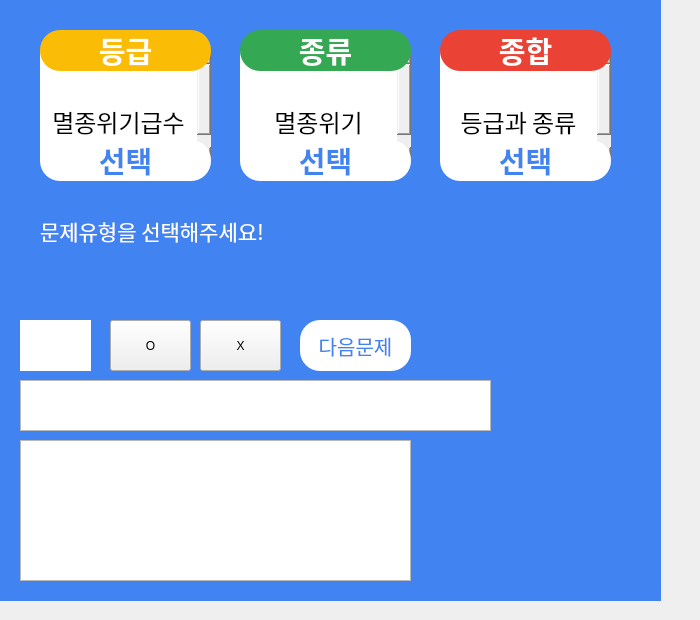
     <widget class="QWidget" name="page_9">
      <widget class="QLabel" name="testlist">
       <property name="geometry">
        <rect>
         <x>40</x>
         <y>200</y>
         <width>611</width>
         <height>61</height>
        </rect>
       </property>
       <property name="font">
        <font>
         <family>배달의민족 한나체 Pro</family>
         <pointsize>16</pointsize>
        </font>
       </property>
       <property name="styleSheet">
        <string notr="true">
color:rgb(255,255,255);</string>
       </property>
       <property name="text">
        <string>문제유형을 선택해주세요!</string>
       </property>
      </widget>
      <widget class="QPushButton" name="next_btn">
       <property name="geometry">
        <rect>
         <x>300</x>
         <y>320</y>
         <width>111</width>
         <height>51</height>
        </rect>
       </property>
       <property name="font">
        <font>
         <family>배달의민족 한나체 Pro</family>
         <pointsize>15</pointsize>
        </font>
       </property>
       <property name="styleSheet">
        <string notr="true">background-color:rgb(255,255,255);

color:rgb(65,131,240);
border-radius: 20px;</string>
       </property>
       <property name="text">
        <string>다음문제</string>
       </property>
      </widget>
      <widget class="QPushButton" name="O_btn">
       <property name="geometry">
        <rect>
         <x>110</x>
         <y>320</y>
         <width>81</width>
         <height>51</height>
        </rect>
       </property>
       <property name="text">
        <string>O</string>
       </property>
      </widget>
      <widget class="QPushButton" name="X_btn">
       <property name="geometry">
        <rect>
         <x>200</x>
         <y>320</y>
         <width>81</width>
         <height>51</height>
        </rect>
       </property>
       <property name="text">
        <string>X</string>
       </property>
      </widget>
      <widget class="QLineEdit" name="answer_btn">
       <property name="geometry">
        <rect>
         <x>20</x>
         <y>320</y>
         <width>71</width>
         <height>51</height>
        </rect>
       </property>
       <property name="font">
        <font>
         <family>배달의민족 한나체 Pro</family>
        </font>
       </property>
       <property name="styleSheet">
        <string notr="true">border-style: solid;
</string>
       </property>
      </widget>
      <widget class="QListWidget" name="scoring">
       <property name="geometry">
        <rect>
         <x>20</x>
         <y>380</y>
         <width>471</width>
         <height>51</height>
        </rect>
       </property>
       <property name="font">
        <font>
         <family>배달의민족 한나체 Pro</family>
         <pointsize>11</pointsize>
        </font>
       </property>
      </widget>
      <widget class="QPushButton" name="total_btn">
       <property name="geometry">
        <rect>
         <x>440</x>
         <y>140</y>
         <width>171</width>
         <height>41</height>
        </rect>
       </property>
       <property name="font">
        <font>
         <family>배달의민족 한나체 Pro</family>
         <pointsize>22</pointsize>
         <weight>75</weight>
         <bold>true</bold>
        </font>
       </property>
       <property name="styleSheet">
        <string notr="true">background-color:rgb(255,255,255);

color:rgb(65,131,240);
border-radius: 20px;</string>
       </property>
       <property name="text">
        <string>선택</string>
       </property>
      </widget>
      <widget class="QPushButton" name="grade_btn">
       <property name="geometry">
        <rect>
         <x>40</x>
         <y>140</y>
         <width>171</width>
         <height>41</height>
        </rect>
       </property>
       <property name="font">
        <font>
         <family>배달의민족 한나체 Pro</family>
         <pointsize>22</pointsize>
         <weight>75</weight>
         <bold>true</bold>
        </font>
       </property>
       <property name="styleSheet">
        <string notr="true">background-color:rgb(255,255,255);

color:rgb(65,131,240);
border-radius: 20px;</string>
       </property>
       <property name="text">
        <string>선택</string>
       </property>
      </widget>
      <widget class="QPushButton" name="type_btn">
       <property name="geometry">
        <rect>
         <x>240</x>
         <y>140</y>
         <width>171</width>
         <height>41</height>
        </rect>
       </property>
       <property name="font">
        <font>
         <family>배달의민족 한나체 Pro</family>
         <pointsize>22</pointsize>
         <weight>75</weight>
         <bold>true</bold>
        </font>
       </property>
       <property name="styleSheet">
        <string notr="true">background-color:rgb(255,255,255);

color:rgb(65,131,240);
border-radius: 20px;</string>
       </property>
       <property name="text">
        <string>선택</string>
       </property>
      </widget>
      <widget class="QTextBrowser" name="textBrowser">
       <property name="geometry">
        <rect>
         <x>40</x>
         <y>50</y>
         <width>171</width>
         <height>111</height>
        </rect>
       </property>
       <property name="font">
        <font>
         <family>배달의민족 한나체 Pro</family>
         <pointsize>20</pointsize>
        </font>
       </property>
       <property name="styleSheet">
        <string notr="true">border-style: solid;
border-radius: 10px;</string>
       </property>
       <property name="html">
        <string>&lt;!DOCTYPE HTML PUBLIC &quot;-//W3C//DTD HTML 4.0//EN&quot; &quot;http://www.w3.org/TR/REC-html40/strict.dtd&quot;&gt;
&lt;html&gt;&lt;head&gt;&lt;meta name=&quot;qrichtext&quot; content=&quot;1&quot; /&gt;&lt;style type=&quot;text/css&quot;&gt;
p, li { white-space: pre-wrap; }
&lt;/style&gt;&lt;/head&gt;&lt;body style=&quot; font-family:'배달의민족 한나체 Pro'; font-size:20pt; font-weight:400; font-style:normal;&quot;&gt;
&lt;p align=&quot;center&quot; style=&quot;-qt-paragraph-type:empty; margin-top:0px; margin-bottom:0px; margin-left:0px; margin-right:0px; -qt-block-indent:0; text-indent:0px; font-family:'나눔손글씨 느릿느릿체'; font-size:27pt;&quot;&gt;&lt;br /&gt;&lt;/p&gt;
&lt;p align=&quot;center&quot; style=&quot; margin-top:0px; margin-bottom:0px; margin-left:0px; margin-right:0px; -qt-block-indent:0; text-indent:0px;&quot;&gt;&lt;span style=&quot; font-family:'나눔손글씨 느릿느릿체'; font-size:18pt;&quot;&gt;멸종위기급수에 관하여&lt;/span&gt;&lt;/p&gt;&lt;/body&gt;&lt;/html&gt;</string>
       </property>
      </widget>
      <widget class="QTextBrowser" name="textBrowser_2">
       <property name="geometry">
        <rect>
         <x>240</x>
         <y>50</y>
         <width>171</width>
         <height>111</height>
        </rect>
       </property>
       <property name="font">
        <font>
         <family>배달의민족 한나체 Pro</family>
        </font>
       </property>
       <property name="styleSheet">
        <string notr="true">border-style: solid;
border-radius: 10px;</string>
       </property>
       <property name="html">
        <string>&lt;!DOCTYPE HTML PUBLIC &quot;-//W3C//DTD HTML 4.0//EN&quot; &quot;http://www.w3.org/TR/REC-html40/strict.dtd&quot;&gt;
&lt;html&gt;&lt;head&gt;&lt;meta name=&quot;qrichtext&quot; content=&quot;1&quot; /&gt;&lt;style type=&quot;text/css&quot;&gt;
p, li { white-space: pre-wrap; }
&lt;/style&gt;&lt;/head&gt;&lt;body style=&quot; font-family:'배달의민족 한나체 Pro'; font-size:27pt; font-weight:400; font-style:normal;&quot;&gt;
&lt;p align=&quot;center&quot; style=&quot;-qt-paragraph-type:empty; margin-top:0px; margin-bottom:0px; margin-left:0px; margin-right:0px; -qt-block-indent:0; text-indent:0px; font-family:'나눔손글씨 느릿느릿체';&quot;&gt;&lt;br /&gt;&lt;/p&gt;
&lt;p align=&quot;center&quot; style=&quot; margin-top:0px; margin-bottom:0px; margin-left:0px; margin-right:0px; -qt-block-indent:0; text-indent:0px;&quot;&gt;&lt;span style=&quot; font-family:'나눔손글씨 느릿느릿체'; font-size:18pt;&quot;&gt;멸종위기 종류에 대하여&lt;/span&gt;&lt;/p&gt;&lt;/body&gt;&lt;/html&gt;</string>
       </property>
      </widget>
      <widget class="QTextBrowser" name="textBrowser_3">
       <property name="geometry">
        <rect>
         <x>440</x>
         <y>50</y>
         <width>171</width>
         <height>111</height>
        </rect>
       </property>
       <property name="font">
        <font>
         <family>배달의민족 한나체 Pro</family>
        </font>
       </property>
       <property name="styleSheet">
        <string notr="true">border-style: solid;
border-radius: 10px;</string>
       </property>
       <property name="html">
        <string>&lt;!DOCTYPE HTML PUBLIC &quot;-//W3C//DTD HTML 4.0//EN&quot; &quot;http://www.w3.org/TR/REC-html40/strict.dtd&quot;&gt;
&lt;html&gt;&lt;head&gt;&lt;meta name=&quot;qrichtext&quot; content=&quot;1&quot; /&gt;&lt;style type=&quot;text/css&quot;&gt;
p, li { white-space: pre-wrap; }
&lt;/style&gt;&lt;/head&gt;&lt;body style=&quot; font-family:'배달의민족 한나체 Pro'; font-size:27pt; font-weight:400; font-style:normal;&quot;&gt;
&lt;p align=&quot;center&quot; style=&quot;-qt-paragraph-type:empty; margin-top:0px; margin-bottom:0px; margin-left:0px; margin-right:0px; -qt-block-indent:0; text-indent:0px; font-family:'나눔손글씨 느릿느릿체';&quot;&gt;&lt;br /&gt;&lt;/p&gt;
&lt;p align=&quot;center&quot; style=&quot; margin-top:0px; margin-bottom:0px; margin-left:0px; margin-right:0px; -qt-block-indent:0; text-indent:0px;&quot;&gt;&lt;span style=&quot; font-family:'나눔손글씨 느릿느릿체'; font-size:18pt;&quot;&gt;등급과 종류 종합문제&lt;/span&gt;&lt;/p&gt;&lt;/body&gt;&lt;/html&gt;</string>
       </property>
      </widget>
      <widget class="QLabel" name="label_25">
       <property name="geometry">
        <rect>
         <x>-30</x>
         <y>-10</y>
         <width>691</width>
         <height>611</height>
        </rect>
       </property>
       <property name="styleSheet">
        <string notr="true">background-color:rgb(65,131,240);
color:white;
</string>
       </property>
       <property name="text">
        <string/>
       </property>
      </widget>
      <widget class="QLabel" name="label_26">
       <property name="geometry">
        <rect>
         <x>410</x>
         <y>270</y>
         <width>261</width>
         <height>321</height>
        </rect>
       </property>
       <property name="text">
        <string/>
       </property>
       <property name="pixmap">
        <pixmap>../../Desktop/캡쳐/학생.PNG</pixmap>
       </property>
       <property name="scaledContents">
        <bool>true</bool>
       </property>
      </widget>
      <widget class="QPushButton" name="grade_btn_2">
       <property name="geometry">
        <rect>
         <x>40</x>
         <y>30</y>
         <width>171</width>
         <height>41</height>
        </rect>
       </property>
       <property name="font">
        <font>
         <family>배달의민족 한나체 Pro</family>
         <pointsize>22</pointsize>
         <weight>75</weight>
         <bold>true</bold>
        </font>
       </property>
       <property name="styleSheet">
        <string notr="true">background-color:rgb(251,188,5);

color:rgb(255,255,255);
border-radius: 20px;</string>
       </property>
       <property name="text">
        <string>등급</string>
       </property>
      </widget>
      <widget class="QPushButton" name="grade_btn_3">
       <property name="geometry">
        <rect>
         <x>240</x>
         <y>30</y>
         <width>171</width>
         <height>41</height>
        </rect>
       </property>
       <property name="font">
        <font>
         <family>배달의민족 한나체 Pro</family>
         <pointsize>22</pointsize>
         <weight>75</weight>
         <bold>true</bold>
        </font>
       </property>
       <property name="styleSheet">
        <string notr="true">background-color:rgb(52,168,83);

color:rgb(255,255,255);
border-radius: 20px;</string>
       </property>
       <property name="text">
        <string>종류</string>
       </property>
      </widget>
      <widget class="QPushButton" name="grade_btn_4">
       <property name="geometry">
        <rect>
         <x>440</x>
         <y>30</y>
         <width>171</width>
         <height>41</height>
        </rect>
       </property>
       <property name="font">
        <font>
         <family>배달의민족 한나체 Pro</family>
         <pointsize>22</pointsize>
         <weight>75</weight>
         <bold>true</bold>
        </font>
       </property>
       <property name="styleSheet">
        <string notr="true">background-color:rgb(234,67,53);

color:rgb(255,255,255);
border-radius: 20px;</string>
       </property>
       <property name="text">
        <string>종합</string>
       </property>
      </widget>
      <widget class="QListWidget" name="scoring_list">
       <property name="geometry">
        <rect>
         <x>20</x>
         <y>440</y>
         <width>391</width>
         <height>141</height>
        </rect>
       </property>
       <property name="font">
        <font>
         <family>배달의민족 한나체 Pro</family>
         <pointsize>13</pointsize>
        </font>
       </property>
      </widget>
      <zorder>label_25</zorder>
      <zorder>textBrowser_3</zorder>
      <zorder>textBrowser_2</zorder>
      <zorder>textBrowser</zorder>
      <zorder>testlist</zorder>
      <zorder>O_btn</zorder>
      <zorder>X_btn</zorder>
      <zorder>answer_btn</zorder>
      <zorder>total_btn</zorder>
      <zorder>grade_btn</zorder>
      <zorder>type_btn</zorder>
      <zorder>label_26</zorder>
      <zorder>next_btn</zorder>
      <zorder>scoring</zorder>
      <zorder>grade_btn_2</zorder>
      <zorder>grade_btn_3</zorder>
      <zorder>grade_btn_4</zorder>
      <zorder>scoring_list</zorder>
     </widget>
